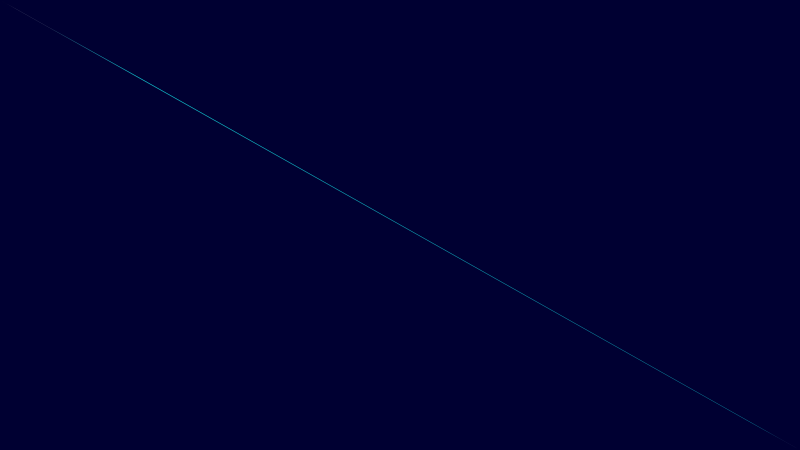
Frame 1 (no input)
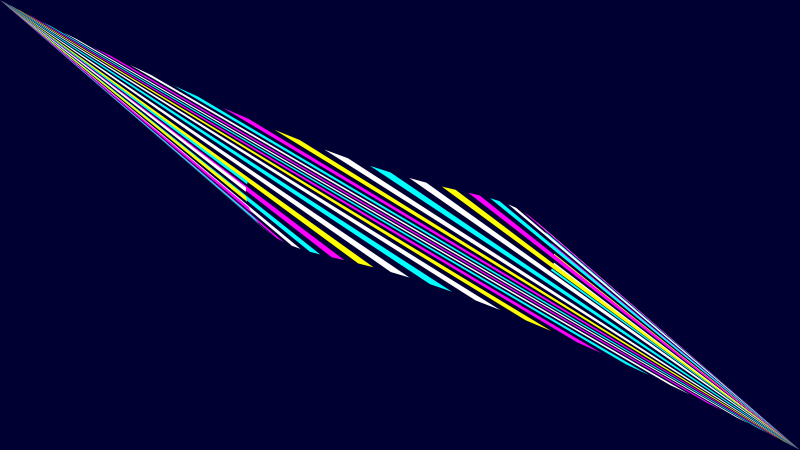
Frame 60 (the mouse pressed at the canvas centre just before this capture)
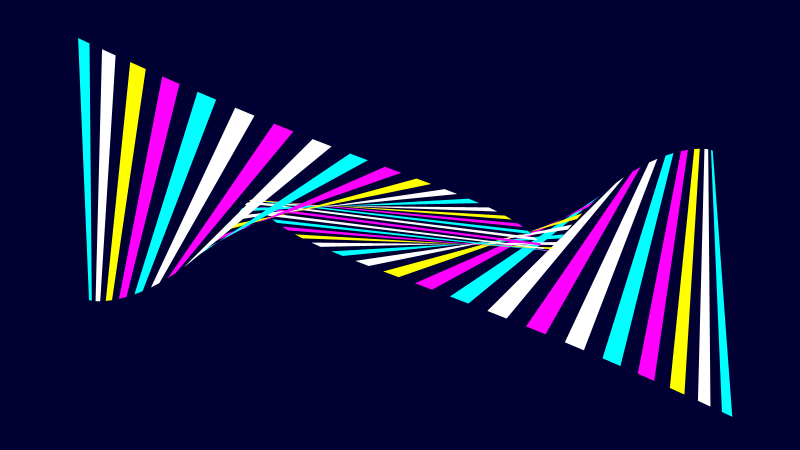
Frame 120 (the mouse held since frame 60 and released just before this capture)

The Processing sketch that drew these frames (run headless with seeded random() and noise(); from frame 60 on, the mouse is pressed at the canvas centre):

// Processing sketch: s200502_trailer_and_stripes_006b
// ── s200502_trailer_and_stripes_006b.pde
// dgezeo / guillaume durand
// 200508 - 200502

int elements = 75;
float speed = 0.35; // 0 -> 1

Trail[] trailers = new Trail[elements];
Trail[] trailers_back = new Trail[elements];

VirtualMouse vm;

void setup() {

  size(800, 450);
  background(0, 0, 50);

  for (int i = 0; i < trailers.length; i++) {
    trailers[i] = new Trail();
    trailers_back[i] = new Trail();
  }

  vm = new VirtualMouse(width / 2, height / 2, 0.1, 0.2, 0.3, 6);
}

void draw() {

  background(0, 0, 50);

  if (mouseX == pmouseX && mouseY == pmouseY) {
    vm.update();
  } else {
    vm.pvmouseX = vm.vmouseX;
    vm.pvmouseY = vm.vmouseY;
    vm.vmouseX = mouseX;
    vm.vmouseY = mouseY;
  }
  // vm.display();

  float target_x;
  float target_y;

  for (int i = 0; i < trailers.length; i++) {

    if (i == 0) {
      target_x = vm.vmouseX;
      target_y = vm.vmouseY;
    } else {
      target_x = trailers[i - 1].x;
      target_y = trailers[i - 1].y;
    }

    trailers[i].x += (target_x - trailers[i].last_x) * speed;
    trailers[i].y += (target_y - trailers[i].last_y) * speed;
    trailers[i].last_x = trailers[i].x;
    trailers[i].last_y = trailers[i].y;

    trailers_back[i].x = width / 2 - (trailers[i].x - width / 2);
    trailers_back[i].y = height / 2 - (trailers[i].y - height / 2);
  } 

  for (int i = 0; i < trailers.length - 1; i = i + 2) {

    Trail a = trailers[i];
    Trail b = trailers[i + 1];
    Trail c = trailers_back[trailers.length - 1 - i];
    Trail d = trailers_back[trailers.length - 1 - i - 1];

    if (i % 2 == 0) fill(255, 255, 255);
    if (i % 4 == 0) fill(255, 255, 0);
    if (i % 6 == 0) fill(255, 0, 255);
    if (i % 8 == 0) fill(0, 255, 255);

    noStroke();
    beginShape();
    vertex(a.x, a.y);
    vertex(b.x, b.y);
    vertex(d.x, d.y);
    vertex(c.x, c.y);    
    endShape(CLOSE);
  }
}

// ── Trail.pde
class Trail {

  float x;
  float y;
  float last_x;
  float last_y;

  Trail() {
    x = 0;
    y = 0;
    last_x = 0;
    last_y = 0;
  }
}

// ── VirtualMouse.pde
// dgezeo / guillaume durand
// 200509
//
// Widely and wildely inspired from Daniel Shiffman
// http://natureofcode.com 
// NOC_6_01_Seek : "Vehicle" class

class VirtualMouse {

  PVector pos;
  PVector vel;
  PVector acc;
  float force_max;
  float speed_max;

  float xoff;
  float yoff;
  float xoff_i;
  float yoff_i;

  float vmouseX = 0;
  float vmouseY = 0;
  float pvmouseX = 0;
  float pvmouseY = 0;

  VirtualMouse(float x, float y, float xoff_i_, float yoff_i_, float force_max_, float speed_max_) {
    acc = new PVector(0, 0);
    vel = new PVector(0, -2);
    pos = new PVector(x, y);   
    xoff_i = xoff_i_;
    yoff_i = yoff_i_;
    force_max = force_max_;
    speed_max = speed_max_;
  }

  void update() {

    pvmouseX = pos.x;
    pvmouseY = pos.y;

    xoff += 0.01;
    yoff += 0.02;

    PVector target = new PVector(noise(width + xoff) * width, noise(height + yoff) * height);

    PVector dest = PVector.sub(target, pos);
    dest.setMag(speed_max);
    PVector steer = PVector.sub(dest, vel);
    acc.add(steer.limit(force_max));

    vel.add(acc);
    pos.add(vel.limit(speed_max));
    acc.mult(0);

    vmouseX = pos.x;
    vmouseY = pos.y;
  }

  void display() {
    float theta = vel.heading() + PI/2;
    fill(255, 0, 128);
    stroke(255, 255, 255);
    strokeWeight(2);
    pushMatrix();
    translate(pos.x, pos.y);
    println("ok : ", pos.x, pos.y);
    rotate(theta);
    ellipse(0, 0, 20, 20);
    line(0, 0, 0, -10);
    popMatrix();
  }
}
